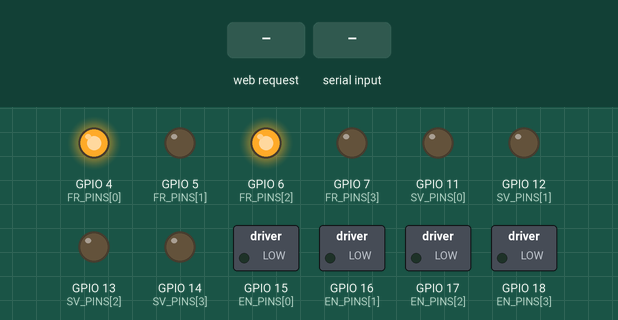
Recording of a sketch running on a simulated ESP32. Parts: switched loads named in the sketch (green lamp = pin HIGH), output pins drawn as LEDs (lit = HIGH). The test bench sets the inputs (shaded band). What the sketch prints to the serial monitor is not drawn.

Above: at 11.2 s.
11.3 s: HTTP request GET /?action=start received
12.8 s: "forward\n" received over Serial
At 13.8 s:
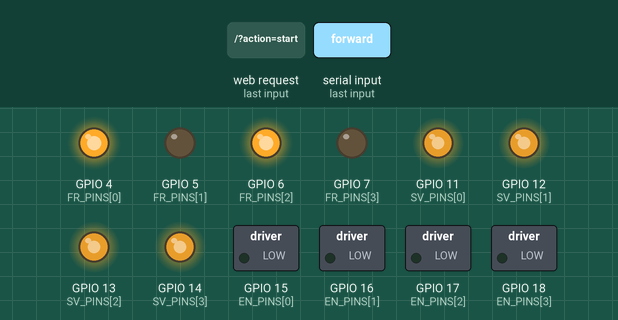
14.3 s: HTTP request GET /?action=120&slider=120 received
At 15.5 s:
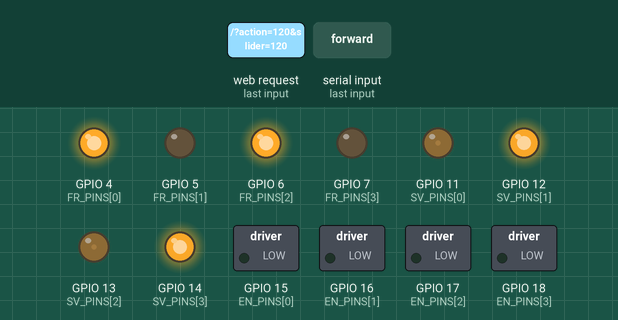
17.3 s: "stop\n" received over Serial
At 18.5 s:
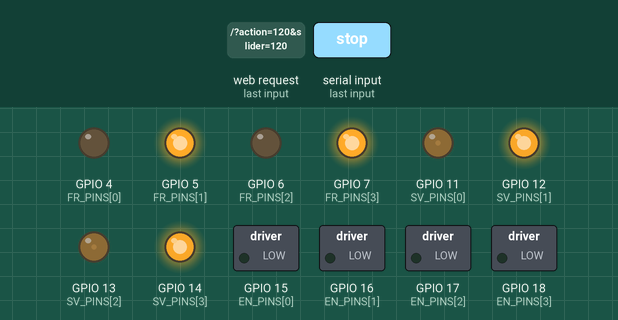
18.8 s: HTTP request GET /?action=stop received
At 19.1 s:
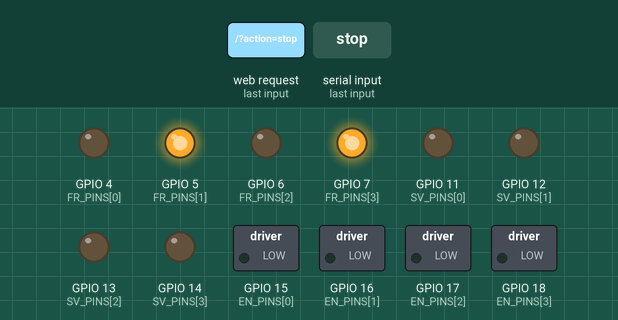
Timing chart, 0 to 21.8 s (numbered marks = the images above; inputs shaded):
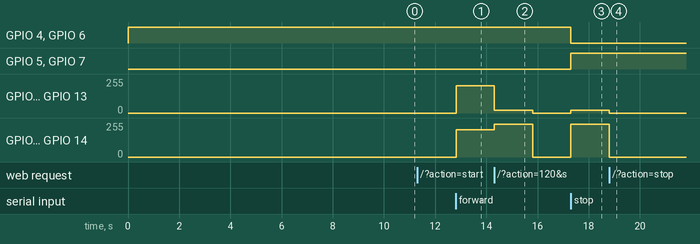

Measured:
- after the input at 12.8 s, GPIO 11 (SV_PINS[0]), GPIO 12 (SV_PINS[1]), GPIO 13 (SV_PINS[2]), GPIO 14 (SV_PINS[3]): 0/255 → 204/255 at once
- after the input at 14.3 s, GPIO 11 (SV_PINS[0]), GPIO 13 (SV_PINS[2]): 204/255 → 20/255 at once, → 0/255 1.5 s later; GPIO 12 (SV_PINS[1]), GPIO 14 (SV_PINS[3]): 204/255 → 245/255 at once, → 0/255 1.5 s later
- after the input at 17.3 s, GPIO 4 (FR_PINS[0]), GPIO 6 (FR_PINS[2]): HIGH → LOW at once; GPIO 5 (FR_PINS[1]), GPIO 7 (FR_PINS[3]): LOW → HIGH at once; GPIO 11 (SV_PINS[0]), GPIO 13 (SV_PINS[2]): 0/255 → 20/255 at once; GPIO 12 (SV_PINS[1]), GPIO 14 (SV_PINS[3]): 0/255 → 245/255 at once
- after the input at 18.8 s, GPIO 11 (SV_PINS[0]), GPIO 13 (SV_PINS[2]): 20/255 → 0/255 at once; GPIO 12 (SV_PINS[1]), GPIO 14 (SV_PINS[3]): 245/255 → 0/255 at once

The sketch:

rover-bld-driver.ino
```cpp
#include <Arduino.h>
#include "bldrouter.h"

// —— Pin assignments ——
const uint8_t FR_PINS[4]  = {  4,  5,  6,  7 };  // F/R = HIGH: forward, LOW: reverse
const uint8_t EN_PINS[4]  = { 15, 16, 17, 18 };  // change to your wiring
const uint8_t SV_PINS[4]  = { 11, 12, 13, 14 };  // PWM output pins (0…255)

// Func prototypes
void setRobotDirection(bool forward);
void setRobotSpeed(int32_t v_speed); // accepts 0..DEFAULT_SPEED
void printHelp();
void onControl(const String& action, int sliderValue);

// —— PWM configuration ——
const uint32_t PWM_RESOLUTION = 255;            // analogWrite range 0..255
#ifndef TARGET_DUTY_CYCLE_PERCENT
#define TARGET_DUTY_CYCLE_PERCENT 80
#endif
const uint32_t DEFAULT_SPEED = ( PWM_RESOLUTION * TARGET_DUTY_CYCLE_PERCENT ) / 100;

// —— Movement timing ——
enum MovementState {
  STATE_IDLE,
  STATE_ENABLED,
  STATE_MOVING_FORWARD,
  STATE_MOVING_BACKWARD
};
MovementState currentState = STATE_IDLE;
unsigned long movementStart = 0;
const unsigned long movementDur = 3000;  // ms

// Movement Speed & Turning
int turnDir = 0;          // now -100..+100 (center=0)
int32_t currentSpeed = 0; // 0..DEFAULT_SPEED
const uint32_t SLOW_SIDE_MAX_PERCENT_DIFF = 90; // max reduction percent on inner side (increased)
const float outerBoostPct = 20.0f; // percent boost for outer side (0..100)

void setup() {
  Serial.begin(115200);

  for (int i = 0; i < 4; i++) {
    pinMode(EN_PINS[i], INPUT); // High-Z => disabled
    pinMode(FR_PINS[i], OUTPUT);
    pinMode(SV_PINS[i], OUTPUT);
    analogWrite(SV_PINS[i], 0);
  }

  currentState = STATE_IDLE;
  setRobotDirection(true);
  Serial.println(F("Commands: w=forward, s=backward, x=stop, p=enable, ?=help"));

  setupAP(onControl);
}

void loop() {
  while (Serial.available()) {
    char cmd = Serial.read();
    if (cmd == '\n' || cmd == '\r') continue;
    switch (cmd) {
      case 'w': Serial.println(F("Forward")); beginMovement(true); break;
      case 's': Serial.println(F("Back"));    beginMovement(false); break;
      case 'x': disableMotors(); currentState = STATE_IDLE; Serial.println(F("■ Stopped & disabled")); break;
      case 'p': enableMotors();  currentState = STATE_ENABLED; Serial.println(F("▶ Motors enabled (speed=0)")); break;
      default: printHelp(); break;
    }
  }

  if ((currentState == STATE_MOVING_FORWARD || currentState == STATE_MOVING_BACKWARD)
      && ((millis() - movementStart) >= movementDur)) {
    setRobotSpeed(0);
    currentState = STATE_ENABLED;
    Serial.println(F("✓ Movement complete"));
  }

  serverBLD.handleClient();
}

void beginMovement(bool forward) {
  if (currentState != STATE_ENABLED) {
    Serial.println(F("Motors not enabled"));
    return;
  }
  setRobotDirection(forward);
  setRobotSpeed(DEFAULT_SPEED); // use DEFAULT_SPEED as requested travel speed
  movementStart = millis();
  currentState = forward ? STATE_MOVING_FORWARD : STATE_MOVING_BACKWARD;
}

void enableMotors() {
  for (int i = 0; i < 4; i++) {
    pinMode(EN_PINS[i], OUTPUT);
    digitalWrite(EN_PINS[i], LOW);
  }
}

void disableMotors() {
  for (int i = 0; i < 4; i++) {
    pinMode(EN_PINS[i], INPUT);
  }
  setRobotSpeed(0);
}

void setRobotDirection(bool dir) {
  int i = 0;
  digitalWrite(FR_PINS[i++], dir ? HIGH : LOW);
  digitalWrite(FR_PINS[i++], dir ? LOW : HIGH);
  digitalWrite(FR_PINS[i++], dir ? HIGH : LOW);
  digitalWrite(FR_PINS[i++], dir ? LOW : HIGH);
}

// v_speed: 0..DEFAULT_SPEED
// turnDir: -100..+100, where -100 = full left, 0 = straight, +100 = full right
void setRobotSpeed(int32_t v_speed) {
  // clamp speed
  if (v_speed < 0) v_speed = 0;
  if (v_speed > (int32_t)PWM_RESOLUTION) v_speed = PWM_RESOLUTION;
  // currentSpeed uses requested v_speed (not constrained to DEFAULT_SPEED)
  currentSpeed = constrain(v_speed, 0L, (long)PWM_RESOLUTION);

  // turn factor -1.0 .. 0 .. +1.0
  float tf = (float)constrain(turnDir, -100, 100) / 100.0f;

  // Straight
  if (fabs(tf) < 0.0001f) {
    for (int i = 0; i < 4; ++i) analogWrite(SV_PINS[i], currentSpeed);
    return;
  }

  // inner slowdown percent = |tf| * SLOW_SIDE_MAX_PERCENT_DIFF (0..SLOW_SIDE_MAX_PERCENT_DIFF)
  float slowPct = fabs(tf) * (float)SLOW_SIDE_MAX_PERCENT_DIFF;
  float innerScale = (100.0f - slowPct) / 100.0f; // 1.0 .. (1 - max)

  // outer boost factor based on outerBoostPct and turn magnitude
  float boostFactor = 1.0f + (outerBoostPct / 100.0f) * fabs(tf);

  // Decide left/right speeds.
  // SV_PINS assumed order: [front-right, front-left, back-right, back-left]
  int32_t leftSpeed = currentSpeed;
  int32_t rightSpeed = currentSpeed;

  if (tf > 0.0f) {
    // turning right -> right side is inner -> slow right, boost left (outer)
    rightSpeed = (int32_t)round((float)currentSpeed * innerScale);
    leftSpeed  = (int32_t)round(constrain((float)currentSpeed * boostFactor, 0.0f, (float)PWM_RESOLUTION));
  } else {
    // turning left -> left side is inner -> slow left, boost right (outer)
    leftSpeed  = (int32_t)round((float)currentSpeed * innerScale);
    rightSpeed = (int32_t)round(constrain((float)currentSpeed * boostFactor, 0.0f, (float)PWM_RESOLUTION));
  }

  // Apply speeds
  analogWrite(SV_PINS[0], constrain(rightSpeed, 0, 255)); // front-right
  analogWrite(SV_PINS[1], constrain(leftSpeed,  0, 255)); // front-left
  analogWrite(SV_PINS[2], constrain(rightSpeed, 0, 255)); // back-right
  analogWrite(SV_PINS[3], constrain(leftSpeed,  0, 255)); // back-left
}

/**
 * onControl: action = "forward"/"backward"/"stop"/"start" or empty; sliderValue = -100..100
 */
void onControl(const String& action, int sliderValue) {
  // Expect sliderValue in -100..100. If your UI sends 0..100, convert externally.
  if (sliderValue < -100) sliderValue = -100;
  if (sliderValue > 100)  sliderValue = 100;

  if (turnDir != sliderValue) {
    turnDir = sliderValue;
    setRobotSpeed(currentSpeed); // reapply current speed with new turn
  }

  if (action == "forward") {
    Serial.println(F("Forward"));
    beginMovement(true);
  } else if (action == "backward") {
    Serial.println(F("Back"));
    beginMovement(false);
  } else if (action == "stop") {
    disableMotors();
    currentState = STATE_IDLE;
    Serial.println(F("■ Stopped & disabled"));
  } else if (action == "start") {
    enableMotors();
    currentState = STATE_ENABLED;
    Serial.println(F("▶ Motors enabled (speed=0)"));
  }

  Serial.print("Slider at: ");
  Serial.println(sliderValue);
}

void printHelp() {
  Serial.println(F("Commands:"));
  Serial.println(F("  w → forward 3s"));
  Serial.println(F("  s → backward 3s"));
  Serial.println(F("  x → stop & disable"));
  Serial.println(F("  p → enable motors"));
}
```

bldrouter.h
```cpp
#include <WiFi.h>
#include <WebServer.h>

// Start ESP as an access point
const char* ssid     = "mars-Wally";
// Need to have at least 8 characters
//const char* password = "marsmarsmars";
const char* password = ""; // Open network

// Create a web server running on port 80
WebServer serverBLD(80);

// Define the callback signature
typedef void (*ControlCallback)(const String& action,
                int sliderValue);

/**
 * @brief  Initializes and starts the web server.
 * @param  onControl  Function pointer that will be called whenever
 *                    a button is pressed or the slider changes.
 */
void setupWebServer(ControlCallback onControl) {
  serverBLD.on("/", HTTP_GET, [onControl]() {
    // Read query parameters
    String action    = serverBLD.arg("action");
    int sliderValue  = serverBLD.arg("slider").toInt();

    // Invoke user callback if there's any input
    if (action.length() || serverBLD.hasArg("slider")) {
      onControl(action, sliderValue);
    }

    // HTML page with two buttons and a slider
    String html = R"rawliteral(
      <!DOCTYPE html>
      <html lang="en">
      <head>
        <meta charset="UTF-8">
        <meta name="viewport" content="width=device-width, initial-scale=1.0" />
        <title>Robot Controller</title>
        <style>
          body { font-family: Arial, sans-serif; text-align: center; margin-top: 50px; }
          button { margin: 5px; padding: 10px 20px; font-size: 16px; }
          input[type=range] { width: 80%; margin-top: 20px; }
        </style>
      </head>
      <body>
        <h1>Control Panel</h1>
        <button onclick="sendAction('forward')">Forward</button>
        <button onclick="sendAction('backward')">Backward</button>
        <br><br>
        <input type="range" id="slider" min="-100" max="100" oninput="sendSlider(this.value)" value="50"/>
        <p>Value: <span id="val">0</span></p>
        <button onclick="sendAction('start')">START</button>
        <button onclick="sendAction('stop')">STOP</button>
        <script>
          const valDisplay = document.getElementById('val');
          function sendAction(act) {
            const slider = document.getElementById('slider').value;
            fetch(`/?action=${act}&slider=${slider}`);
          }
          function sendSlider(val) {
            valDisplay.textContent = val;
            fetch(`/?slider=${val}`);
          }
        </script>
      </body>
      </html>)rawliteral";

    serverBLD.send(200, "text/html", html);
  });

  serverBLD.begin();
}

// Manual IP Configuration for Soft AP
IPAddress AP_LOCAL_IP(192, 168, 1, 1);
IPAddress AP_GATEWAY_IP(192, 168, 1, 254);
IPAddress AP_NETWORK_MASK(255, 255, 255, 0);

void setupAP(ControlCallback onControl) {

  WiFi.mode(WIFI_AP);
//  WiFi.softAPConfig(AP_LOCAL_IP,
//      AP_GATEWAY_IP, AP_NETWORK_MASK);
  WiFi.softAP(ssid, password);
//  WiFi.softAP(ssid, password, /*channel*/1,
//      /*hidden*/false, /*maxConn*/4);

  Serial.println("Configuring access point");
  for(int i = 0; WiFi.status() != WL_CONNECTED
        && i < 50; i++){
    Serial.print(".");
    delay(200);
//    return;
  }

  IPAddress IP = WiFi.softAPIP();
  Serial.print("AP \"");
  Serial.print(ssid);
  Serial.print("\" started. IP address: ");
  Serial.println(IP);

  // Initialize the server, passing our callback
  setupWebServer(onControl);
}
```
